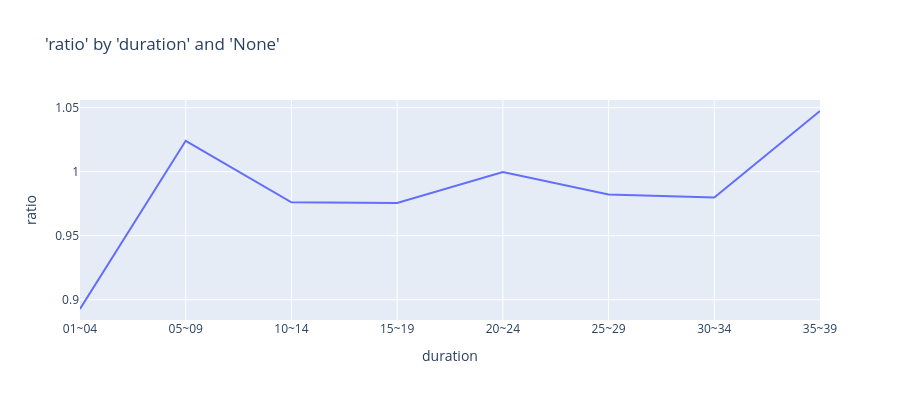

The code cell stored with this chart in its notebook:
### Code cell
charters.chart(
    df=model_data,
    x_axis="duration",
    y_axis="ratio",
    numerator="death_claim_amount",
    denominator="exp_amt_neural",
    x_bins=8,
    type="line",
)

### Figure 1 — Plotly figure (JSON) as saved in the notebook; plotly's stock layout.template omitted (floating-point values rounded to 4 significant figures)
{"data": [{"hovertemplate": "duration=%{x}<br>ratio=%{y}<extra></extra>", "legendgroup": "", "line": {"color": "#636efa", "dash": "solid"}, "marker": {"symbol": "circle"}, "mode": "lines", "name": "", "orientation": "v", "showlegend": false, "type": "scatter", "x": ["01~04", "05~09", "10~14", "15~19", "20~24", "25~29", "30~34", "35~39"], "xaxis": "x", "y": [0.8928, 1.024, 0.9761, 0.9755, 0.9997, 0.9823, 0.9798, 1.047], "yaxis": "y"}], "layout": {"height": 400, "legend": {"tracegroupgap": 0}, "title": {"text": "'ratio' by 'duration' and 'None'"}, "xaxis": {"anchor": "y", "domain": [0, 1], "title": {"text": "duration"}}, "yaxis": {"anchor": "x", "domain": [0, 1], "title": {"text": "ratio"}, "type": "-"}}}
